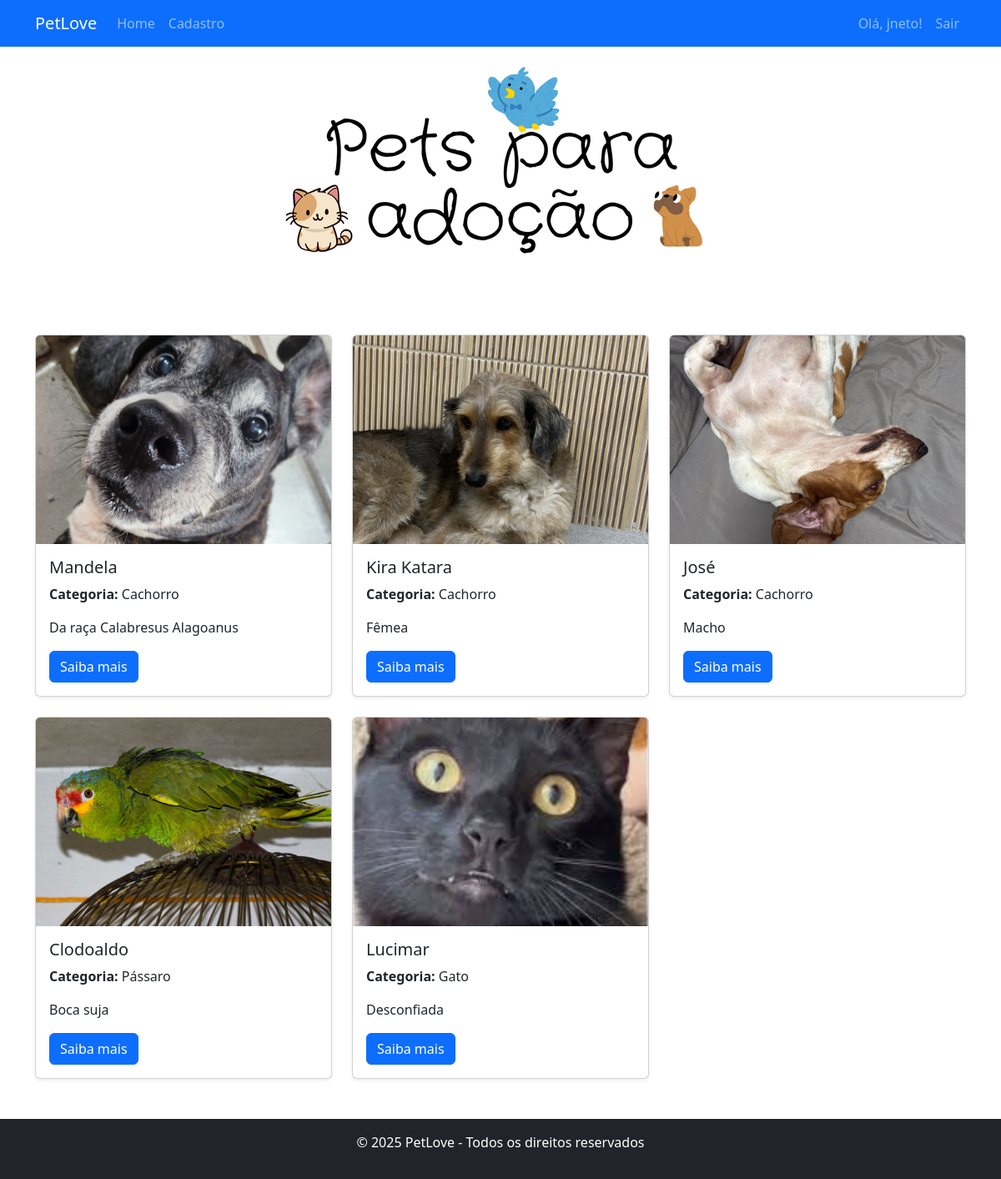
The app's page / (signed in) with its own data.
### pets/models.py (models this page shows, shortened)
class Pet(models.Model):
    nome = models.CharField(max_length=100)
    especie = models.CharField(max_length=50)
    idade = models.IntegerField()
    descricao = models.TextField()
    imagem = models.ImageField(upload_to='pets/', blank=True, null=True)
    categoria = models.ForeignKey(Categoria, on_delete=models.CASCADE, null=True, blank=True)

class Categoria(models.Model):
    nome = models.CharField(max_length=100)

### pets/views.py (the view)
# urls.py: path('', views.listar_pets, name='listar_pets'),
def listar_pets(request):
    pets = Pet.objects.all()
    return render(request, 'pets/listar.html', {'pets': pets})

### pets/templates/pets/listar.html (shortened to what this page needs)
{% extends 'base.html' %}
{% block content %}
<div class="text-center mb-4">
    <img src="/media/pets/Pets para adoção.png" alt="Pets para adoção" class="img-fluid">
</div>
<br/>
<div class="row">
    {% for pet in pets %}
    <div class="col-md-4">
        <div class="card shadow-sm mb-4">
            <img src="{{ pet.imagem.url }}" class="card-img-top" alt="{{ pet.nome }}" style="height: 250px; object-fit: cover;">
            <div class="card-body">
                <h5 class="card-title">{{ pet.nome }}</h5>
                <p class="card-text"><strong>Categoria:</strong> {{ pet.categoria.nome }}</p>
                <p class="card-text">{{ pet.descricao|truncatechars:80 }}</p>
                <a href="{% url 'detalhar_pet' pet.id %}" class="btn btn-primary">Saiba mais</a>
            </div>
        </div>
    </div>
    {% endfor %}
</div>
{% endblock %}

### pets/templates/base.html (shortened to what this page needs)
<!DOCTYPE html>
<html lang="pt-br">
<head>
    <link href="https://cdn.jsdelivr.net/npm/bootstrap@5.3.0/dist/css/bootstrap.min.css" rel="stylesheet">
</head>
<body>
    <nav class="navbar navbar-expand-lg navbar-dark bg-primary">
        <div class="container">
            <a class="navbar-brand" href="{% url 'listar_pets' %}">PetLove</a>
            <div class="collapse navbar-collapse" id="navbarNav">
                <ul class="navbar-nav me-auto">
                    <li class="nav-item">
                        <a class="nav-link" href="{% url 'listar_pets' %}">Home</a>
                    </li>
                    <li class="nav-item">
                        <a class="nav-link" href="{% url 'cadastro' %}">Cadastro</a>
                    </li>
                </ul>
                <ul class="navbar-nav">
                    {% if user.is_authenticated %}
                        <li class="nav-item">
                            <span class="nav-link">Olá, {{ user.username }}!</span>
                        </li>
                        <form method="post" action="{% url 'logout' %}" style="display:inline;">
                            <button type="submit" class="btn btn-link nav-link" style="display:inline; cursor:pointer;">
                                Sair
                            </button>
                        </form>
                    {% else %}
                        <li class="nav-item">
                            <a class="nav-link" href="{% url 'login' %}">Login</a>
                        </li>
                    {% endif %}
                </ul>
            </div>
        </div>
    </nav>
    <div class="container mt-4">
        {% block content %}
        {% endblock %}
    </div>
    <footer class="bg-dark text-white text-center py-3 mt-4">
        <p>&copy; 2025 PetLove - Todos os direitos reservados</p>
    </footer>
</body>
</html>

### records on screen
Pet: imagem (picture), nome "Mandela", categoria.nome "Cachorro", descricao "Da raça Calabresus Alagoanus"
Pet: imagem (picture), nome "Kira Katara", categoria.nome "Cachorro", descricao "Fêmea"
Pet: imagem (picture), nome "José", categoria.nome "Cachorro", descricao "Macho"
Pet: imagem (picture), nome "Clodoaldo", categoria.nome "Pássaro", descricao "Boca suja"
Pet: imagem (picture), nome "Lucimar", categoria.nome "Gato", descricao "Desconfiada"

### other values on screen
{{ user.username }} "jneto"
